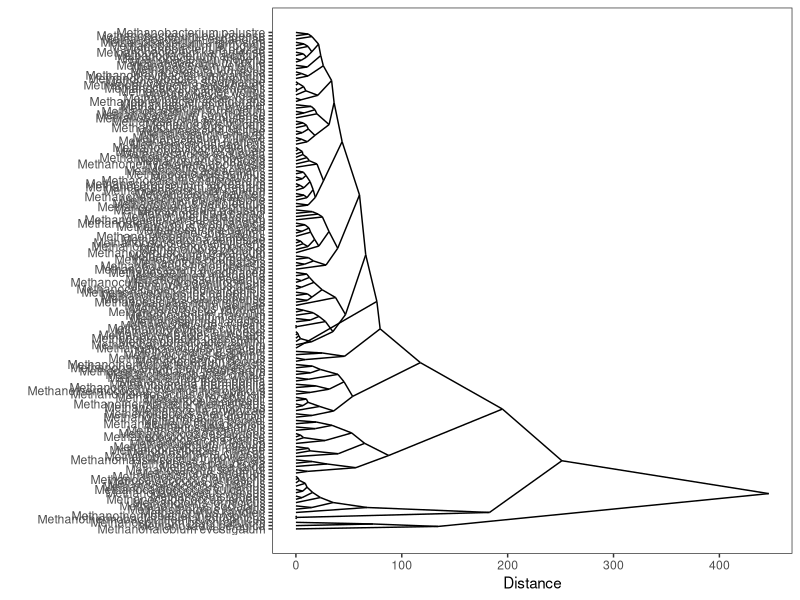

Here is the R script that generated this plot:
library(ggplot2)
library(ggdendro)
library(dplyr)

dat <- read.csv("metanogenes_partial.csv") 

rownames(dat) <- dat[["Name"]]
cl_dat <- dat[-1]

model <- cl_dat %>% dist %>% hclust 

ddata <- dendro_data(model, type = "triangle")

ggplot(segment(ddata)) + 
  geom_segment(aes(x = x, y = y, xend = xend, yend = yend)) + 
  scale_x_continuous("", breaks = label(ddata)[["x"]], 
                     labels = label(ddata)[["label"]]) +
  coord_flip() +
  theme_bw() +
  theme(panel.grid.major = element_line(color=NA),
        panel.grid.minor = element_line(color=NA)) +
  scale_y_continuous("Distance")
  
